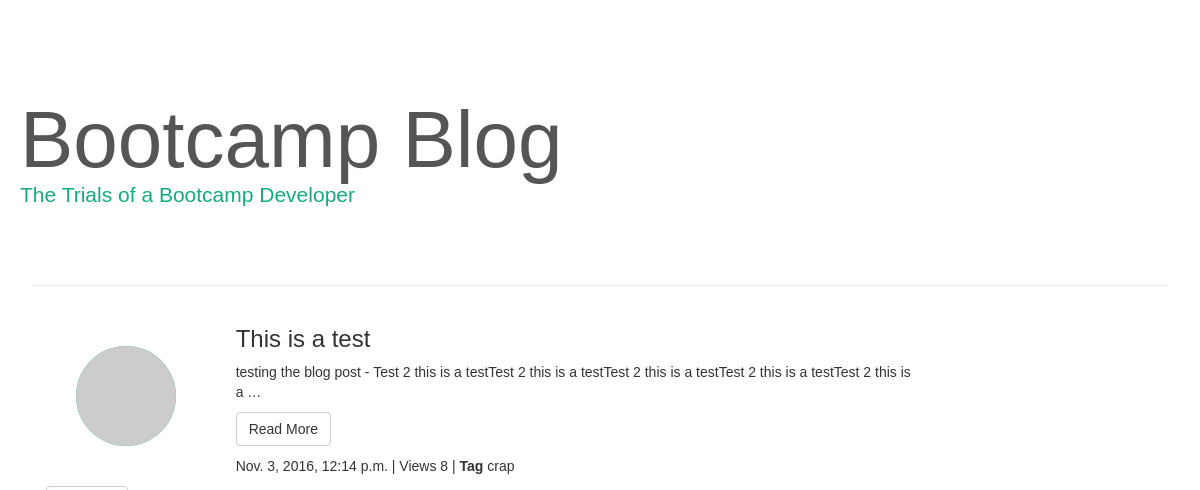
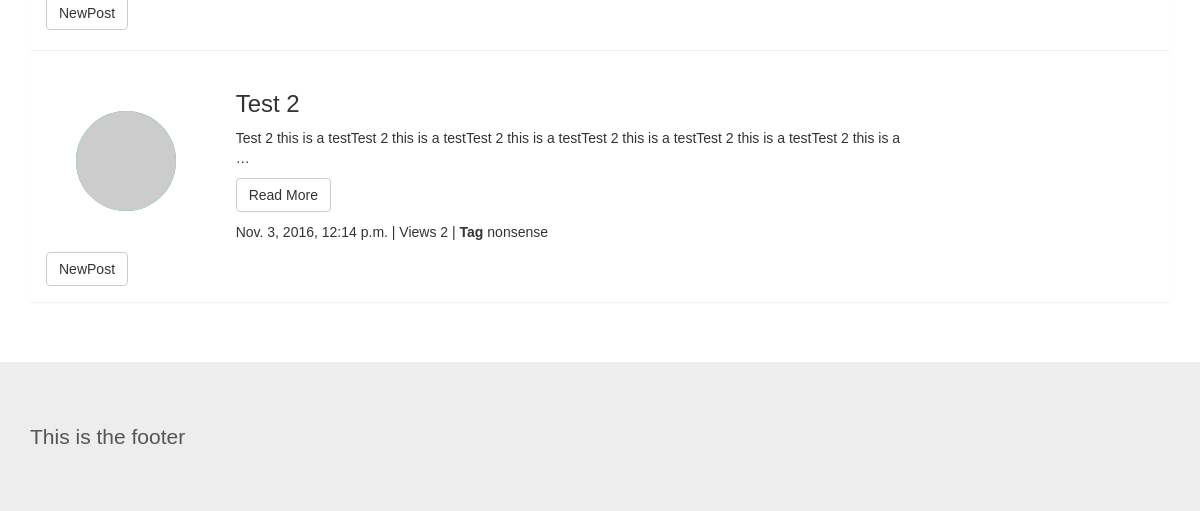
/blog/, run on an earlier commit of the app's database (2 pictures, top to bottom).
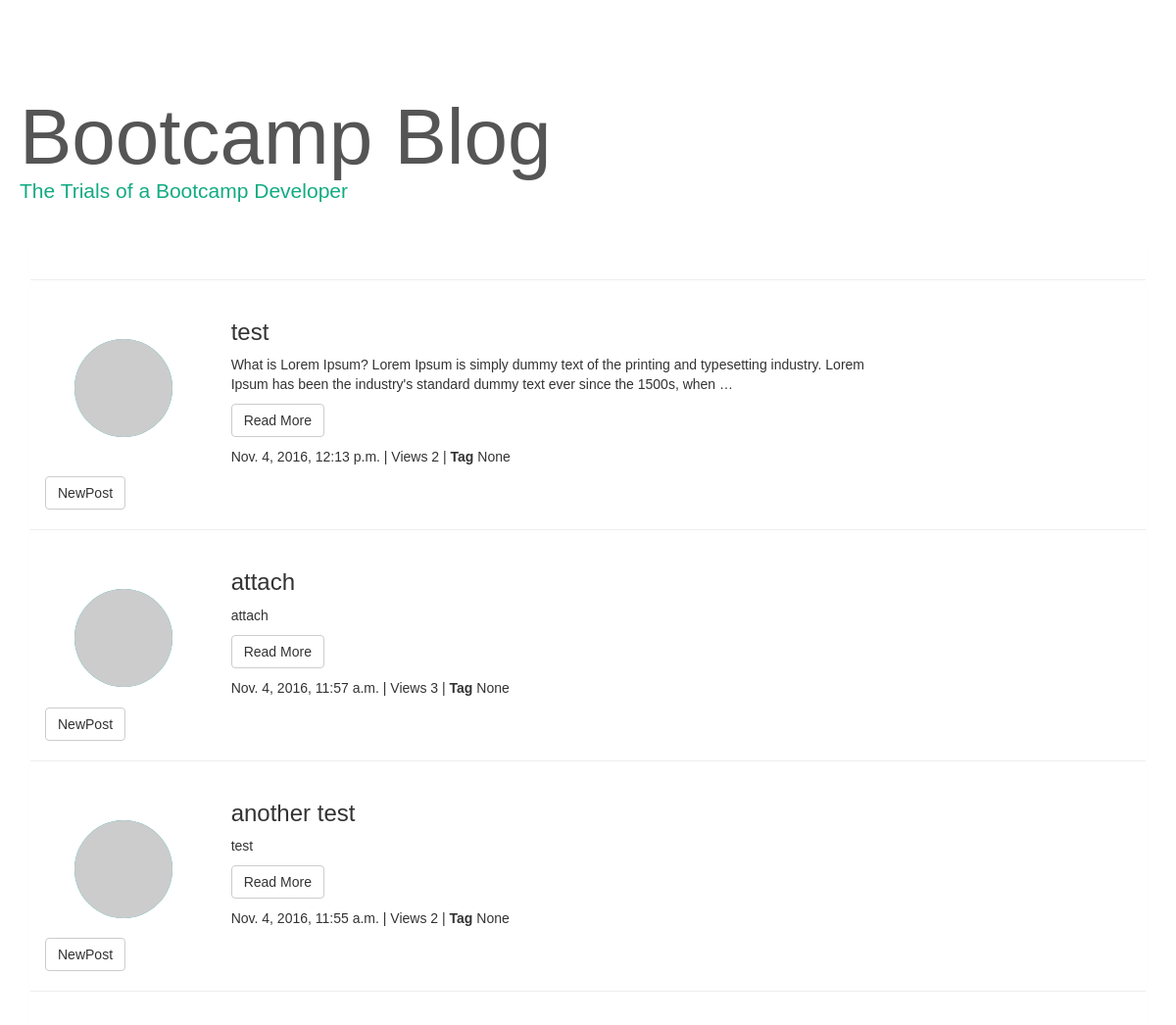
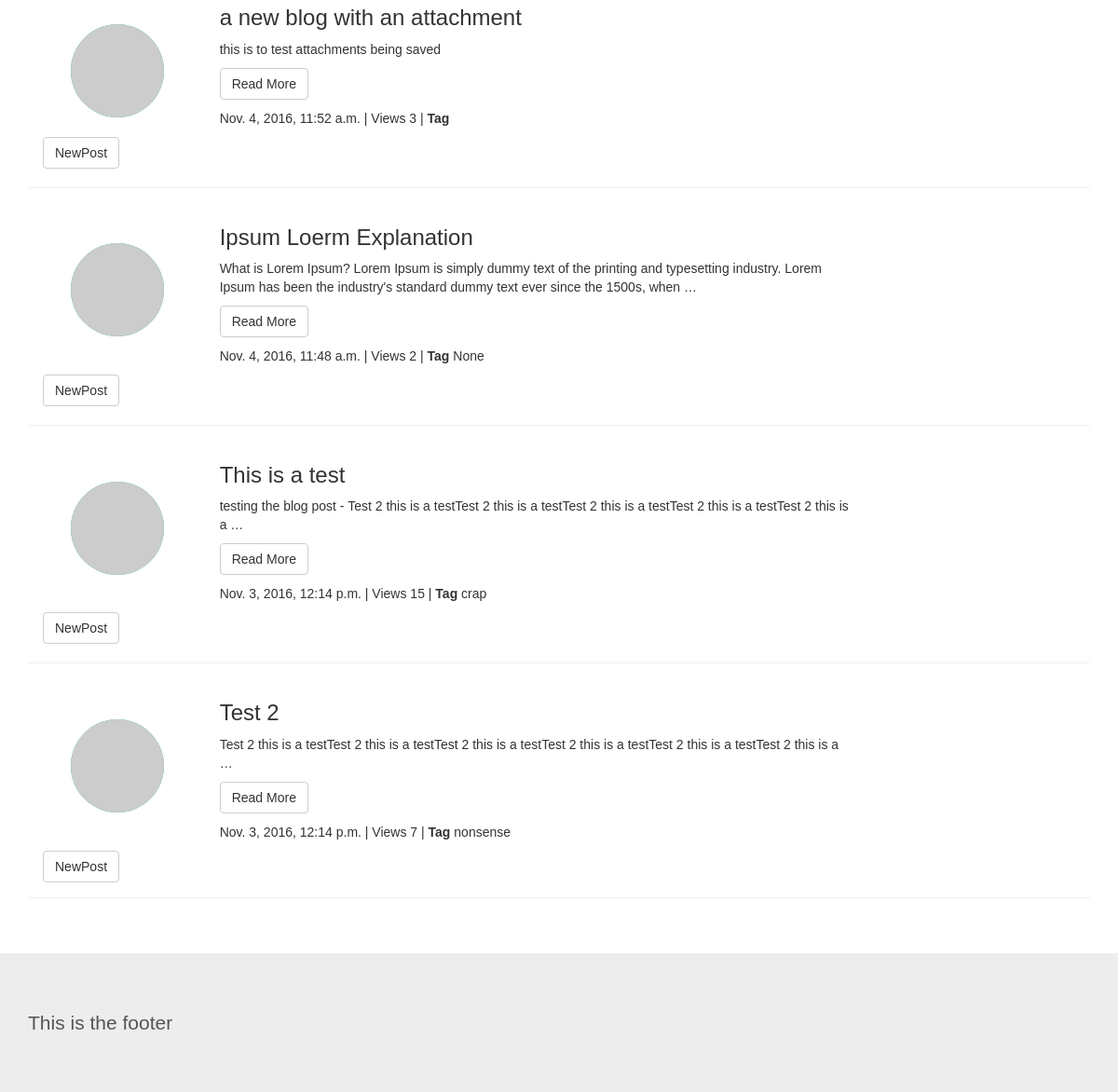
And on a later commit of the database (2 pictures, top to bottom).
### blog/models.py (models this page shows, shortened)
class Post(models.Model):
    author = models.ForeignKey(settings.AUTH_USER_MODEL)
    title = models.CharField(max_length=200)
    content = models.TextField()
    created_date = models.DateTimeField(
        default=timezone.now)
    published_date = models.DateTimeField(
        blank=True, null=True)
    views = models.IntegerField(default=0)
    tag = models.CharField(max_length=30, blank=True, null=True)
    image = models.ImageField(upload_to="images", blank=True, null=True)

### blog/views.py (the view)
def post_list(request):
    posts=Post.objects.filter(published_date__lte=timezone.now()).order_by('-published_date')
    return render(request, 'blogpost.html', {'posts': posts})

### blog/templates/blogpost.html (shortened to what this page needs)
{% extends "base.html" %}
{% block content %}
    {% for post in posts %}
        <div class="row">
            <hr>
        <div class=" col-md-2 col-sm-3 text-center">
            <a class="story-img" href="#">
                <img src="http://placehold.it/100" style="width:100px; height:100px;
                         background-color:#12ABB2; color:#ffffff;" class="img-circle">
            </a>
        </div>
            <div class="col-md-10 col-sm-9">
                <h3>{{ post.title }}</h3>
                <div class="row">
                    <div class="col-xs-9">
                        <p>{{ post.content|truncatewords:30}}</p>
                        <p>
                            <button class="btn btn-default" onclick="location.href={{ post.id }}">Read More</button>
                        </p>
                        <p>{{ post.published_date }} | Views {{ post.views }} | <strong>Tag</strong> {{post.tag}}</p></p>
                    </div>
                </div>
            </div>
        </div>
        <div><button class="btn btn-default"onclick="location.href='{% url 'new_post' %}'">NewPost</button>
</div>
    {% endfor %}
{% endblock content %}

### templates/base.html (shortened to what this page needs)
<!DOCTYPE html>
{% load staticfiles %}
<html lang="en" xmlns="http://www.w3.org/1999/html">
<head>
    <link rel="stylesheet" href="https://maxcdn.bootstrapcdn.com/bootstrap/3.3.7/css/bootstrap.min.css">
    <link rel="stylesheet" href="{% static "css/blog.css" %}">
</head>
<body>
<div id="masthead">
    <div class="container">
        <div class="row">
            <h1><a href="/">Bootcamp Blog</a>
                <p id="logo" class="lead">The Trials of a Bootcamp Developer</p>
            </h1>
        </div>
    </div>
</div>
<div class="container">
    <div class="row">
        <div class="col-md-12">
            <div class="panel">
                <div class="panel-body">
                    {% block content %}
                    {% endblock %}
                </div>
            </div>
        </div>
    </div>
</div>
<footer>
    <div class="container">
        <h1 class="lead"> This is the footer</h1>
    </div>
</footer>
</body>
</html>

### static/css/blog.css (style rules this page uses)
body { font-family: Arial; padding-top: 50px; }
h2 a, h1 a, h1 { color: #555555; text-decoration: none; }
footer { margin-top: 40px; padding-top: 40px; padding-bottom: 40px; background-color: #ededed; }
#masthead { padding-left: 10px; min-height: 199px; }
#masthead h1 { font-size:55px; line-height: 1; margin-top: 50px; }
#logo { color: #12AB82; }
.story-img { margin-top:25%; display: block; }
a, a:hover { color: #223344; text-decoration: none; }
.panel { border-color: transparent; border-radius: 0; }
@media screen and (min-width: 768px) { #masthead h1 { font-size: 80px; } }

What changed in the data, as far as the page shows it:
added Post: title "test", content "What is Lorem Ipsum? Lorem Ipsum is simply dummy text of the printing and typesetting industry. Lorem Ipsum has been the industry's standard dummy text ever since the 1500s, when …", published_date "Nov. 4, 2016, 12:13 p.m.", views "2", tag "None"
added Post: title "attach", content "attach", published_date "Nov. 4, 2016, 11:57 a.m.", views "3", tag "None"
added Post: title "another test", content "test", published_date "Nov. 4, 2016, 11:55 a.m.", views "2", tag "None"
added Post: title "a new blog with an attachment", content "this is to test attachments being saved", published_date "Nov. 4, 2016, 11:52 a.m.", views "3"
added Post: title "Ipsum Loerm Explanation", content "What is Lorem Ipsum? Lorem Ipsum is simply dummy text of the printing and typesetting industry. Lorem Ipsum has been the industry's standard dummy text ever since the 1500s, when …", published_date "Nov. 4, 2016, 11:48 a.m.", views "2", tag "None"
changed Post "This is a test": views "8" → "15"
changed Post "Test 2": views "2" → "7"
